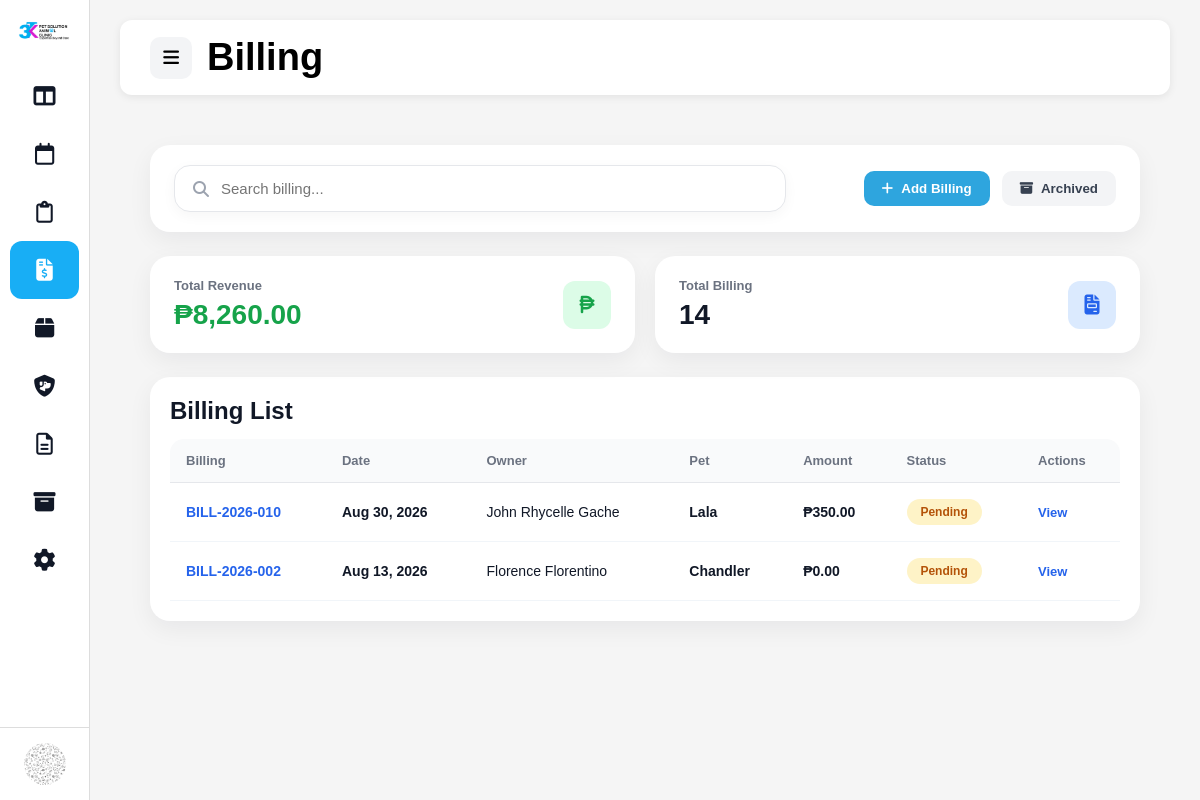
The page /admin/billing.php (signed in) on the database its author committed.
### tables this page shows
CREATE TABLE `billing` (
  `billing_id` int(11) NOT NULL,
  `appointment_id` int(11) NOT NULL,
  `customer_id` int(11) NOT NULL,
  `pet_id` int(11) NOT NULL,
  `pet_weight` decimal(10,2) DEFAULT NULL,
  `total_amount` decimal(10,2) NOT NULL DEFAULT 0.00,
  `payment_status` varchar(30) NOT NULL DEFAULT 'Pending',
  `billing_status` varchar(30) NOT NULL DEFAULT 'Unpaid',
  `created_at` timestamp NOT NULL DEFAULT current_timestamp(),
  `updated_at` timestamp NULL DEFAULT NULL ON UPDATE current_timestamp()
);

CREATE TABLE `customers` (
  `customer_id` int(11) NOT NULL,
  `owner_name` varchar(100) NOT NULL,
  `contact_number` varchar(20) NOT NULL,
  `email` varchar(100) DEFAULT NULL,
  `address` text DEFAULT NULL,
  `record_status` varchar(20) NOT NULL DEFAULT 'Active',
  `created_at` timestamp NOT NULL DEFAULT current_timestamp(),
  `updated_at` timestamp NULL DEFAULT NULL ON UPDATE current_timestamp(),
  `archived_at` datetime DEFAULT NULL,
  `archive_reason` varchar(255) DEFAULT NULL
);

CREATE TABLE `pets` (
  `pet_id` int(11) NOT NULL,
  `customer_id` int(11) NOT NULL,
  `pet_name` varchar(100) NOT NULL,
  `species` varchar(30) NOT NULL,
  `breed` varchar(100) DEFAULT NULL,
  `color` varchar(50) DEFAULT NULL,
  `gender` varchar(20) DEFAULT NULL,
  `weight` decimal(5,2) DEFAULT NULL,
  `estimated_age` varchar(50) DEFAULT NULL,
  `created_at` timestamp NOT NULL DEFAULT current_timestamp(),
  `updated_at` timestamp NULL DEFAULT NULL ON UPDATE current_timestamp()
);

### admin/billing.php (the view, shortened to what this page needs)
<?php
require_once __DIR__ . '/../config/database.php';
$totalBilling = 0;
$countQuery = "
    SELECT COUNT(*) AS total
    FROM billing
";
$countResult = mysqli_query($conn, $countQuery);
if ($countResult) {
    $countRow = mysqli_fetch_assoc($countResult);
    $totalBilling = (int) $countRow["total"];
}
$totalRevenue = 0;
$revenueQuery = "
    SELECT COALESCE(SUM(total_amount), 0) AS total_revenue
    FROM billing
    WHERE payment_status = 'Paid'
";
$revenueResult = mysqli_query($conn, $revenueQuery);
if ($revenueResult) {
    $revenueRow = mysqli_fetch_assoc($revenueResult);
    $totalRevenue =
        (float) $revenueRow["total_revenue"];
}
$billingRows = [];
$sql = "
    SELECT
        b.billing_id,
        b.appointment_id,
        b.total_amount,
        b.payment_status,
        b.billing_status,
        b.created_at,
        c.owner_name,
        p.pet_name
    FROM billing b
    INNER JOIN customers c
        ON b.customer_id = c.customer_id
    INNER JOIN pets p
        ON b.pet_id = p.pet_id
    WHERE LOWER(TRIM(b.payment_status)) <> 'paid'
    ORDER BY b.billing_id DESC
";
$result = mysqli_query($conn, $sql);
if ($result) {
    while ($row = mysqli_fetch_assoc($result)) {
        $billingRows[] = $row;
    }
}
?>
<!DOCTYPE html>
<html lang="en">
<head>
    <link
        rel="stylesheet"
        href="../assets/css/layout.css"
    >
    <link
        rel="stylesheet"
        href="../assets/css/appointments.css"
    >
    <link
        rel="stylesheet"
        href="../assets/css/billing.css"
    >
    <link
        rel="stylesheet"
        href="https://cdnjs.cloudflare.com/ajax/libs/font-awesome/6.5.0/css/all.min.css"
    >
</head>
<body>
<div class="container">
    <?php include 'partials/sidebar.php'; ?>
    <main
        class="content"
        id="mainContent"
    >
        <?php
        include "partials/topbar.php";
        ?>
        <div class="page-content">
            <div class="billing-content">
                <div class="toolbar-card">
                    <div class="toolbar-left">
                        <div class="search-box">
                            <i
                                class="fa-solid fa-magnifying-glass"
                            ></i>
                            <input
                                type="text"
                                id="billingSearch"
                                placeholder="Search billing..."
                                autocomplete="off"
                            >
                        </div>
                    </div>
                    <div class="toolbar-right">
                        <button
                            class="add-btn"
                            type="button"
                            id="addBillingBtn"
                        >
                            <i
                                class="fa-solid fa-plus"
                            ></i>
                            Add Billing
                        </button>
                        <button
                            class="archive-btn"
                            type="button"
                            id="archiveBillingBtn"
                        >
                            <i
                                class="fa-solid fa-box-archive"
                            ></i>
                            Archived
                        </button>
                    </div>
                </div>
                <div class="billing-summary">
                    <div
                        class="billing-stat-card revenue"
                    >
                        <div
                            class="billing-stat-info"
                        >
                            <span>
                                Total Revenue
                            </span>
                            <strong>
                                ₱<?= number_format(
                                    $totalRevenue,
                                    2
                                ) ?>
                            </strong>
                        </div>
                        <div
                            class="billing-stat-icon revenue"
                        >
                            <i
                                class="fa-solid fa-peso-sign"
                            ></i>
                        </div>
                    </div>
                    <div
                        class="billing-stat-card"
                    >
                        <div
                            class="billing-stat-info"
                        >
                            <span>
                                Total Billing
                            </span>
                            <strong>
                                <?= $totalBilling ?>
                            </strong>
                        </div>
                        <div
                            class="billing-stat-icon billing"
                        >
                            <i
                                class="fa-solid fa-file-invoice"
                            ></i>
                        </div>
                    </div>
                </div>
                <div
                    class="billing-list-card"
                >
                    <div class="section-header">
                        <h3>
                            Billing List
                        </h3>
                    </div>
                    <div class="table-wrapper">
                        <table
                            class="billing-table"
                        >
                            <thead>
                                <tr>
                                    <th>
                                        Billing
                                    </th>
                                    <th>
                                        Date
                                    </th>
                                    <th>
                                        Owner
                                    </th>
                                    <th>
                                        Pet
                                    </th>
                                    <th>
                                        Amount
                                    </th>
                                    <th>
                                        Status
                                    </th>
                                    <th>
                                        Actions
                                    </th>
                                </tr>
                            </thead>
                            <tbody
                                id="billingTableBody"
                            >
                            <?php if (
                                empty($billingRows)
                            ): ?>
                                <tr>
                                    <td
                                        colspan="7"
                                    >
                                        <div
                                            class="billing-empty"
                                        >
                                            <i
                                                class="fa-solid fa-file-invoice-dollar"
                                            ></i>
                                            <h4>
                                                No Billing Records
                                            </h4>
                                            <p>
                                                Completed appointments will appear here after billing is created.
                                            </p>
                                        </div>
                                    </td>
                                </tr>
                            <?php else: ?>
                                <?php foreach (
                                    $billingRows
                                    as $billing
                                ): ?>
                                    <?php
                                    $billingNumber =
                                        "BILL-" .
                                        date(
                                            "Y",
                                            strtotime(
                                                $billing["created_at"]
                                            )
                                        ) .
                                        "-" .
                                        str_pad(
                                            $billing["billing_id"],
                                            3,
                                            "0",
                                            STR_PAD_LEFT
                                        );
                                    $status =
                                        strtolower(
                                            trim(
                                                $billing[
                                                    "payment_status"
                                                ]
                                            )
                                        );
                                    $searchText =
                                        strtolower(
                                            $billingNumber .
                                            " " .
                                            $billing[
                                                "owner_name"
                                            ] .
                                            " " .
                                            $billing[
                                                "pet_name"
                                            ]
                                        );
                                    ?>
                                    <tr
                                        class="billing-row"
                                        data-search="<?= htmlspecialchars(
                                            $searchText
                                        ) ?>"
                                    >
                                        <td>
                                            <span
                                                class="billing-number"
                                            >
                                                <?= htmlspecialchars(
                                                    $billingNumber
                                                ) ?>
                                            </span>
                                        </td>
                                        <td>
                                            <div
                                                class="date-main"
                                            >
                                                <?= date(
                                                    "M d, Y",
                                                    strtotime(
                                                        $billing[
                                                            "created_at"
                                                        ]
                                                    )
                                                ) ?>
                                            </div>
                                        </td>
                                        <td>
                                            <?= htmlspecialchars(
                                                $billing[
                                                    "owner_name"
                                                ]
                                            ) ?>
                                        </td>
                                        <td>
                                            <div
                                                class="billing-pet"
                                            >
                                                <strong>
                                                    <?= htmlspecialchars(
                                                        $billing[
                                                            "pet_name"
                                                        ]
                                                    ) ?>
                                                </strong>
                                            </div>
                                        </td>
                                        <td>
                                            <span
                                                class="billing-amount"
                                            >
                                                ₱<?= number_format(
                                                    (float)
                                                    $billing[
                                                        "total_amount"
                                                    ],
                                                    2
                                                ) ?>
                                            </span>
                                        </td>
                                        <td>
                                            <span
                                                class="billing-status <?= htmlspecialchars(
                                                    $status
                                                ) ?>"
                                            >
                                                <?= htmlspecialchars(
                                                    $billing[
                                                        "payment_status"
                                                    ]
                                                ) ?>
                                            </span>
                                        </td>
                                        <td>
                                            <button
                                                type="button"
                                                class="link-btn view-billing-btn"
                                                data-id="<?= (int) $billing[
                                                    "billing_id"
                                                ] ?>"
                                            >
                                                View
                                            </button>
                                        </td>
                                    </tr>
                                <?php endforeach; ?>
                            <?php endif; ?>
                            </tbody>
                        </table>
                    </div>
                </div>
            </div>
        </div>
    </main>
</div>
</body>
</html>

### rows shown on the page
billing: billingNumber "BILL-2026-010", created_at "Aug 30, 2026", customer.owner_name "John Rhycelle Gache", pet.pet_name "Lala", total_amount "350.00", payment_status "Pending"
billing: billingNumber "BILL-2026-002", created_at "Aug 13, 2026", customer.owner_name "Florence Florentino", pet.pet_name "Chandler", total_amount "0.00", payment_status "Pending"

### other values the page prints
$pageTitle "Billing"
$totalRevenue "8,260.00"
$totalBilling "14"
